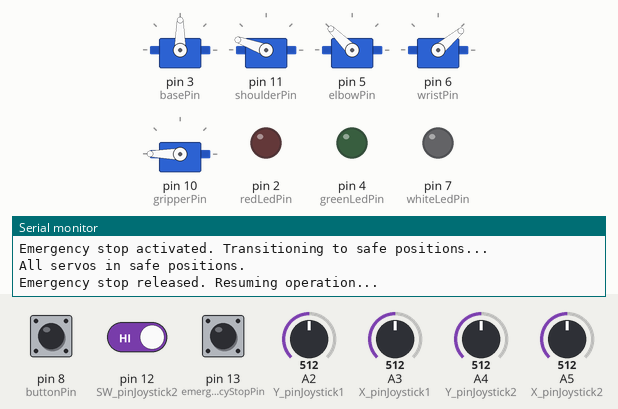
This sketch was run on a simulated Arduino Uno, built with avr-gcc and run on an emulated ATmega328P. Shown: 5 × servo, output pins drawn as LEDs (lit = HIGH), the last lines printed to the serial monitor. Dashed ring = blinking. Inputs (shaded band) come from the test bench; at power-on: pin 13 (emergencyStopPin) HIGH, pin 12 (SW_pinJoystick2) HIGH, pin 8 (buttonPin) HIGH, A2 (Y_pinJoystick1) = 512, A3 (X_pinJoystick1) = 512, A4 (Y_pinJoystick2) = 512, A5 (X_pinJoystick2) = 512.

Above: at 2.4 s.
2.5 s: pin 13 (emergencyStopPin) pulled LOW for 0.15 s
At 3.76 s:
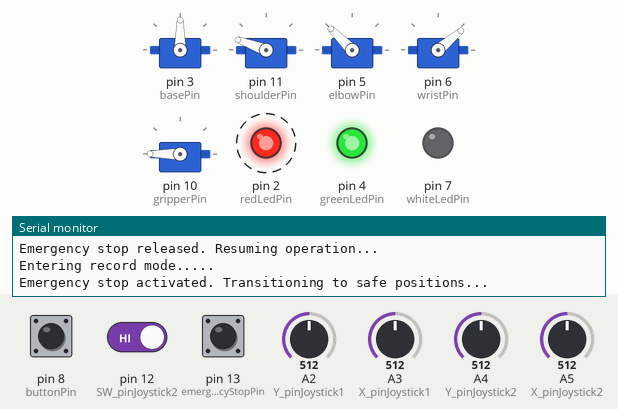
5.5 s: pin 13 (emergencyStopPin) pulled LOW for 1 s
At 6.3 s:
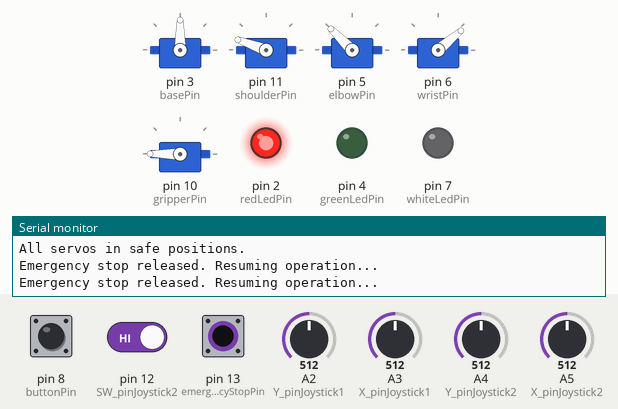
9.0 s: pin 13 (emergencyStopPin) pulled LOW for 3.2 s
At 14.2 s:
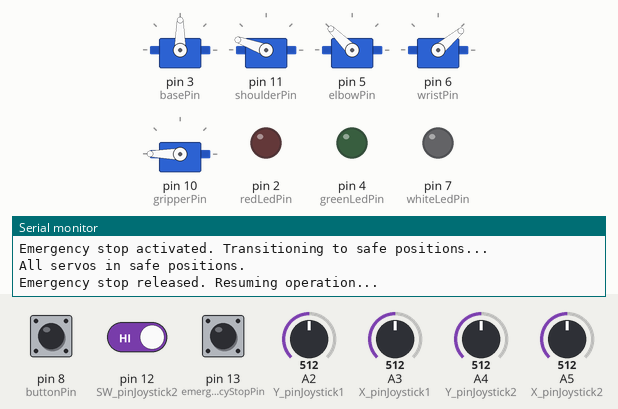
14.7 s: pin 12 (SW_pinJoystick2) driven LOW and pin 13 (emergencyStopPin) driven LOW
At 15.15 s:
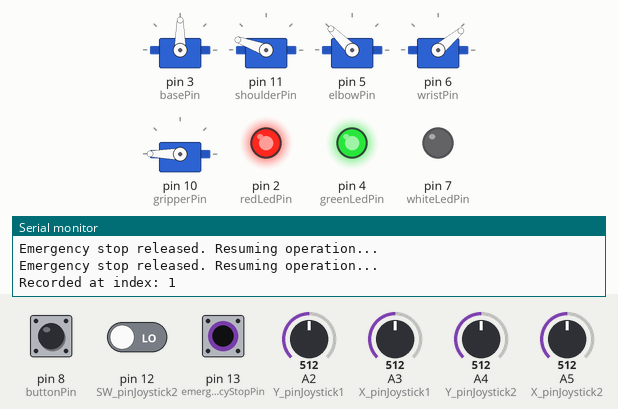
17.7 s: pin 8 (buttonPin) pulled LOW for 0.15 s
At 18.6 s:
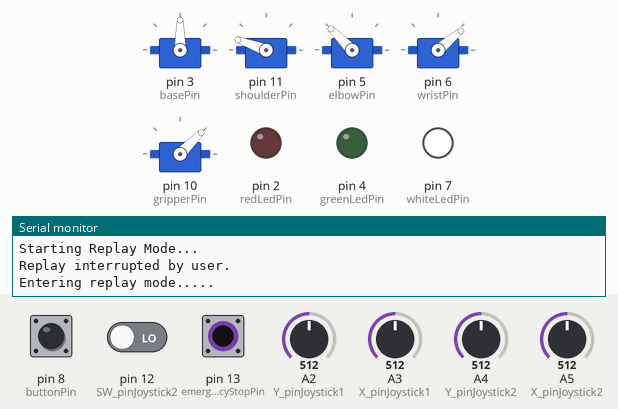
19.6 s: pin 13 (emergencyStopPin) driven HIGH
At 20.59 s:
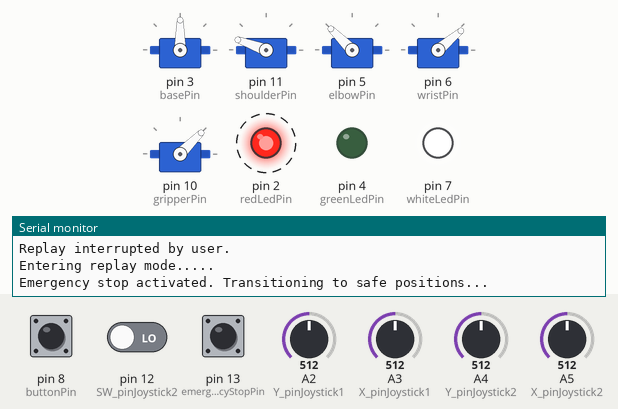
Timing chart, 0 to 22.6 s (numbered marks = the images above; inputs shaded):
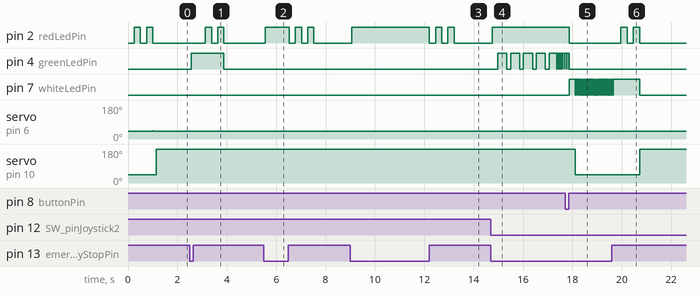

Measured:
- after the input at 2.5 s, pin 2 (redLedPin): alternates HIGH for 0.25 s and LOW for 0.25 s, 4 changes in all, then stays LOW, starting after 0.63 s; pin 4 (greenLedPin): LOW → HIGH after 0.07 s, → LOW 1.3 s later
- after the input at 5.5 s, pin 2 (redLedPin): LOW → HIGH after 0.06 s, then repeats every 0.50 s: LOW 0.25 s, HIGH 0.25 s, until it stays LOW from 7.5 s
- after the input at 9.0 s, pin 2 (redLedPin): LOW → HIGH after 0.06 s, then repeats every 0.50 s: LOW 0.25 s, HIGH 0.25 s, until it stays LOW from 13.2 s
- after the input at 14.7 s, pin 2 (redLedPin): LOW → HIGH after 0.06 s; pin 4 (greenLedPin): goes 4 × (HIGH 0.37 s, LOW 0.15 s), HIGH 0.31 s, 4 × (LOW 0.01 s, HIGH 0.07 s), LOW 0.01 s, then HIGH, starting after 0.27 s
- after the input at 17.7 s, pin 2 (redLedPin): HIGH → LOW after 0.17 s; pin 7 (whiteLedPin): LOW → HIGH after 0.17 s, then repeats every 0.07 s: LOW 0.02 s, HIGH 0.06 s; servo on pin 10 (gripperPin): 180° → 45° after 0.42 s
- after the input at 19.6 s, pin 2 (redLedPin): alternates HIGH for 0.25 s and LOW for 0.25 s, 4 changes in all, then stays LOW, starting after 0.37 s; servo on pin 10 (gripperPin): 45° → 180° after 1.1 s
- by itself, pin 2 (redLedPin): alternates HIGH for 0.25 s and LOW for 0.25 s, 4 changes in all, then stays LOW

The sketch:

Final_Version_Box_Packing_Robot.ino
```cpp
#include <Servo.h> //Include servo library to control servos

//Variables for mode switching function
const int buttonPin = 8;
const int redLedPin = 2 ;
const int greenLedPin = 4 ;
const int whiteLedPin = 7;
int mode = 0;
bool lastButtonState = LOW;
bool currentButtonState = LOW;

//Variables for teleoperation mode function
const int gripperPin = 10;  // Pin connected to the servo motor
const int wristPin = 6;
const int elbowPin = 5;
const int shoulderPin = 11;
const int basePin = 3;
const int SW_pinJoystick1 = 1;    // Pin for the switch (not used in this code)
const int SW_pinJoystick2 = 12;
const int Y_pinJoystick1 = A2;    // Pin for the joystick X-axis (used to control the servo)
const int X_pinJoystick1 = A3;
const int Y_pinJoystick2 = A4;
const int X_pinJoystick2 = A5;
const int deadZone = 100;  // Dead zone to ignore small joystick movements

// Variables for joystick readings and servo angles
int X_readingJ1;
int X_readingJ2;
int Y_readingJ1;
int Y_readingJ2;          // Stores the X-axis reading from the joystick

int wristAngle = 40;      // Variable to store the current calculated angle for the servo
int elbowAngle = 135;
int shoulderAngle = 160;
int baseAngle = 90;
int gripperAngle = 45;


int prevWristAngle = 45; // Stores the previous angle of the servo (starts at 90 degrees)
int prevElbowAngle = 135;
int prevShoulderAngle = 160;
int prevBaseAngle = 90;

int maxChange = 2;       // Maximum change in the servo angle per iteration for smooth movement

Servo baseServo;  // Create a Servo object to control the servo motor
Servo shoulderServo;
Servo elbowServo;
Servo wristServo;
Servo gripperServo;

bool gripperClosed = false;     // Current state of the gripper (true = closed, false = open)
bool buttonPressed = false;     // Tracks the button press state

//Variables to record servo angles
const int maxRecordings = 5;
int recordedAngles[5][maxRecordings];
int recordIndex = 0;
bool recordButtonPressed = false;


//Variables for replaying servo angles
bool replaying = false;

//Emmergency Stop Variables
const int emergencyStopPin = 13;
bool emergencyStopActive = false;


void setup() {

  // Attach servos to the correct pins
  baseServo.attach(basePin);
  shoulderServo.attach(shoulderPin);
  elbowServo.attach(elbowPin);
  wristServo.attach(wristPin);
  gripperServo.attach(gripperPin);

  gripperServo.write(45);
  wristServo.write(40);
  elbowServo.write(135);
  shoulderServo.write(160);
  baseServo.write(90);

  // Initialize serial communication for debugging
  Serial.begin(9600);

  pinMode(greenLedPin,OUTPUT);
  pinMode(redLedPin,OUTPUT);
  pinMode(whiteLedPin,OUTPUT);
  pinMode(buttonPin,INPUT_PULLUP);
  pinMode(emergencyStopPin,INPUT_PULLUP);
  pinMode(X_pinJoystick1, INPUT);
  pinMode(X_pinJoystick2, INPUT);
  pinMode(Y_pinJoystick1, INPUT);
  pinMode(Y_pinJoystick2, INPUT);
  pinMode(SW_pinJoystick1, INPUT_PULLUP);
  pinMode(SW_pinJoystick2, INPUT_PULLUP);

  //Ensures that first mode initiated is the teleoperation mode
  updateMode();

}

void loop() {

// Check for emergency stop button press
  if (digitalRead(emergencyStopPin) == HIGH) {
    if (!emergencyStopActive) {
      emergencyStopActive = true;
      emergencyStop(); // Call the emergency stop function
    }
  }

  // If the emergency stop is active, wait until the button is released
  if (emergencyStopActive) {
    if (digitalRead(emergencyStopPin) == LOW) {
      teleoperationMode();
      emergencyStopActive = false; // Reset emergency stop state

      digitalWrite(redLedPin, HIGH);


      Serial.println("Emergency stop released. Resuming operation...");
    }
    return; // Skip the rest of the loop while in emergency stop
  }


  // Read the current state of the button
  currentButtonState = digitalRead(buttonPin);

  //Check if button has just been pressed
  if(currentButtonState == HIGH && lastButtonState == LOW){
    //shuffle betweeen the different modes
    mode = (mode + 1)% 3;
    updateMode();
    delay(250); //debounce delay
  }

  //Save the current state as the last state for the next loop
  lastButtonState = currentButtonState;

  //Call appropriate function based on current mode
  if(mode == 0){
    teleoperationMode();
  }
  else if (mode == 1){
    recordMode();
  }
  else if(mode == 2){
    replayMode();
  }

}

void emergencyStop() {
  Serial.println("Emergency stop activated. Transitioning to safe positions...");


  // Toggle red LED to indicate entering safe mode
  digitalWrite(redLedPin, LOW);
  delay(250);
  digitalWrite(redLedPin, HIGH);
  delay(250);
  digitalWrite(redLedPin, LOW);
  delay(250);
  digitalWrite(redLedPin, HIGH);
  delay(250);

  //Turn all LEDs off
  digitalWrite(redLedPin, LOW);
  digitalWrite(greenLedPin, LOW);
  digitalWrite(whiteLedPin, LOW);

  // Define the safe angles for each servo
  int safeBaseAngle = 90;
  int safeShoulderAngle = 160;
  int safeElbowAngle = 135;
  int safeWristAngle = 40;
  int safeGripperAngle = 180; // Open position

  // Gradually move each servo to its safe position
  while (
    prevBaseAngle != safeBaseAngle ||
    prevShoulderAngle != safeShoulderAngle ||
    prevElbowAngle != safeElbowAngle ||
    prevWristAngle != safeWristAngle
  ) {
    prevBaseAngle = updateServo(baseServo, prevBaseAngle, safeBaseAngle);
    prevShoulderAngle = updateServo(shoulderServo, prevShoulderAngle, safeShoulderAngle);
    prevElbowAngle = updateServo(elbowServo, prevElbowAngle, safeElbowAngle);
    prevWristAngle = updateServo(wristServo, prevWristAngle, safeWristAngle);

    // Delay for smooth movement
    delay(50);
  }

  // Move the gripper to its safe position
  gripperServo.write(safeGripperAngle);
  Serial.println("All servos in safe positions.");

  // Stay in emergency stop mode until the button is released
  while (digitalRead(emergencyStopPin) == LOW) {
    delay(100);
  }

  Serial.println("Emergency stop released. Resuming operation...");
  delay(500); // Debounce delay
}


//Function to update the LEDs and the current mode of the system
void updateMode(){

  //Turn off all LEDs before setting the current mode//
  digitalWrite(redLedPin,LOW);
  digitalWrite(greenLedPin,LOW);
  digitalWrite(whiteLedPin,LOW);

  //Turn on the LED depending on the current mode
  if(mode == 0){
    digitalWrite(redLedPin,HIGH);

  }
  else if(mode == 1){
    Serial.println("Entering record mode.....");
    digitalWrite(greenLedPin,HIGH);
  }
  else if(mode == 2){
    Serial.println("Entering replay mode.....");
    digitalWrite(whiteLedPin,HIGH);
  }
}

//function to gradually move a servo to its target angle
int updateServo(Servo &servo, int currentAngle, int targetAngle) {
  // If the target angle is greater than the current angle, move the servo towards it
  if (targetAngle > currentAngle){
    // Increment the current angle by 'maxChange' but not beyond the target angle
    currentAngle = min(currentAngle + maxChange, targetAngle);
  }
  // If the target angle is less than the current angle, move the servo back towards it
  else if (targetAngle < currentAngle){
    // Decrement the current angle by 'maxChange' but not below the target angle
    currentAngle = max(currentAngle - maxChange, targetAngle);
  }
  servo.write(currentAngle);
  return currentAngle;
}

void teleoperationMode(){
  // Read the current value of the joystick X-axis
  X_readingJ1 = analogRead(X_pinJoystick1);
  X_readingJ2 = analogRead(X_pinJoystick2);
  Y_readingJ1 = analogRead(Y_pinJoystick1);
  Y_readingJ2 = analogRead(Y_pinJoystick2);


  // Check if button is pressed (LOW means pressed due to INPUT_PULLUP)
  if (digitalRead(SW_pinJoystick1) == LOW) {
    if (!buttonPressed) {  // Only toggle if button was previously unpressed
      buttonPressed = true;

      // Toggle gripper state
      gripperClosed = !gripperClosed;

      if (gripperClosed) {
        gripperServo.write(180);   // Close gripper (adjust angle if needed)
      } else {
        gripperServo.write(45);    // Open gripper (adjust angle if needed)
      }

      // Debounce delay to avoid multiple toggles
      delay(200);
    }
  } else {
    buttonPressed = false;
  }


  // Wrist Control
  if (abs(Y_readingJ1 - 512) > deadZone) {
    // Map the X-axis reading (0-1023) to a servo angle (0-180 degrees)
    wristAngle = map(Y_readingJ1, 0, 1023, 0, 180);

    prevWristAngle = updateServo(wristServo,prevWristAngle, wristAngle);
  }


  // Elbow control
  if (abs(X_readingJ1 - 512) > deadZone) {
    // Map the X-axis reading (0-1023) to a servo angle (0-180 degrees)
    elbowAngle = map(X_readingJ1, 0, 1023, 0, 180);

    prevElbowAngle = updateServo(elbowServo,prevElbowAngle, elbowAngle);
  }


   //Shoulder Control
  if (abs(X_readingJ2 - 512) > deadZone) {
    // Map the X-axis reading (0-1023) to a servo angle (0-180 degrees)
    shoulderAngle = map(X_readingJ2, 0, 1023, 0, 180);

    prevShoulderAngle = updateServo(shoulderServo,prevShoulderAngle, shoulderAngle);
  }


  //Base control
  if (abs(Y_readingJ2 - 512) > deadZone) {
    // Map the X-axis reading (0-1023) to a servo angle (0-180 degrees)
    baseAngle = map(Y_readingJ2, 0, 1023, 0, 180);

    prevBaseAngle = updateServo(baseServo,prevBaseAngle, baseAngle);
  }


  // Short delay before the next loop iteration
  delay(60);

}

void recordServoAngles(){
  //Check if there is space to make more recordings
  if(recordIndex < maxRecordings){
    recordedAngles[0][recordIndex] = prevBaseAngle; //Save current base angle
    recordedAngles[1][recordIndex] = prevShoulderAngle;//save current shoulder angle
    recordedAngles[2][recordIndex] = prevElbowAngle;//save current elbow angle
    recordedAngles[3][recordIndex] = prevWristAngle;//save current wrist angle

    //Check the state of the gripper
    if (gripperClosed) {

      recordedAngles[4][recordIndex] = 185;  // If gripper is closed, store 140 (closed state)
    }else {
      recordedAngles[4][recordIndex] = 45;    // If gripper is open, store 0 (open state)
    }
    recordIndex++;

    //toggle record LED to indicate that recording has been added to array
    digitalWrite(greenLedPin, LOW);
    delay(150);
    digitalWrite(greenLedPin, HIGH);
  }

}

void recordMode() {

  //Call the teleoperation to all user to manually control the arm while in record mode
  teleoperationMode();

  //check if there is space to make another recording
  if (recordIndex >= maxRecordings){
    //toggle record LED to indicate that there is now more space fro more recordings
    digitalWrite(greenLedPin, LOW);
    delay(10);
    digitalWrite(greenLedPin, HIGH);
    delay(10);

    return;
  }

  //Record current servo angles
  if (digitalRead(SW_pinJoystick2) == LOW && !recordButtonPressed) {
    recordButtonPressed = true;
    recordServoAngles();
    Serial.print("Recorded at index: ");
    Serial.println(recordIndex);
    delay(250);  // debounce delay
  } else recordButtonPressed = false;


}


// Replay mode function: Replays recorded servo angles
void replayMode() {
  // Check if there are recorded angles to replay
  if (recordIndex == 0) {
    Serial.println("No recordings to replay.");
    return;
  }

  Serial.println("Starting Replay Mode...");

  // Replay loop
  for (int i = 0; i < recordIndex; i++) {


    // Move each servo to the recorded positions
    moveToTarget(baseServo, recordedAngles[0][i], prevBaseAngle);
    moveToTarget(shoulderServo, recordedAngles[1][i], prevShoulderAngle);
    moveToTarget(elbowServo, recordedAngles[2][i], prevElbowAngle);
    moveToTarget(wristServo, recordedAngles[3][i], prevWristAngle);

    // Set the gripper state
    gripperServo.write(recordedAngles[4][i]);

    if (digitalRead(buttonPin) == HIGH) {

      Serial.println("Replay interrupted by user.");
      updateMode();
      return; // Exit replay mode
    }


    delay(500); // Delay to control the replay speed
  }

  Serial.println("Replay Mode Completed.");
}


// Function to gradually move a servo to a target angle
void moveToTarget(Servo &servo, int targetAngle, int &currentAngle) {

  // Loop until the servo reaches the target angle
  while (currentAngle != targetAngle) {
    // Update currentAngle towards the target in small increments
    currentAngle = updateServo(servo, currentAngle, targetAngle);

    // check if switch mode button has been pressed
    if(digitalRead(buttonPin) == HIGH){
      Serial.println("Changing to next mode");
      updateMode();
    }

    //check if emergency stop button has been pressed
    if(digitalRead(emergencyStopPin) == HIGH){
      recordIndex = 0;
      Serial.println("Entering safe mode");
      emergencyStop(); // Call the emergency stop function
    }

    //check for button press to erase all data within array
    if(digitalRead(SW_pinJoystick2) == LOW){
      Serial.println("Removed all recordings");
      //LED indication for removal of all saved recordings
      digitalWrite(whiteLedPin, LOW);
      delay(250);
      digitalWrite(whiteLedPin, HIGH);
      delay(250);

      recordIndex = 0;// deleting all the contents of t6he array
    }
    // Delay to make the movement smoother and slower
    delay(60);
  }
}
```
